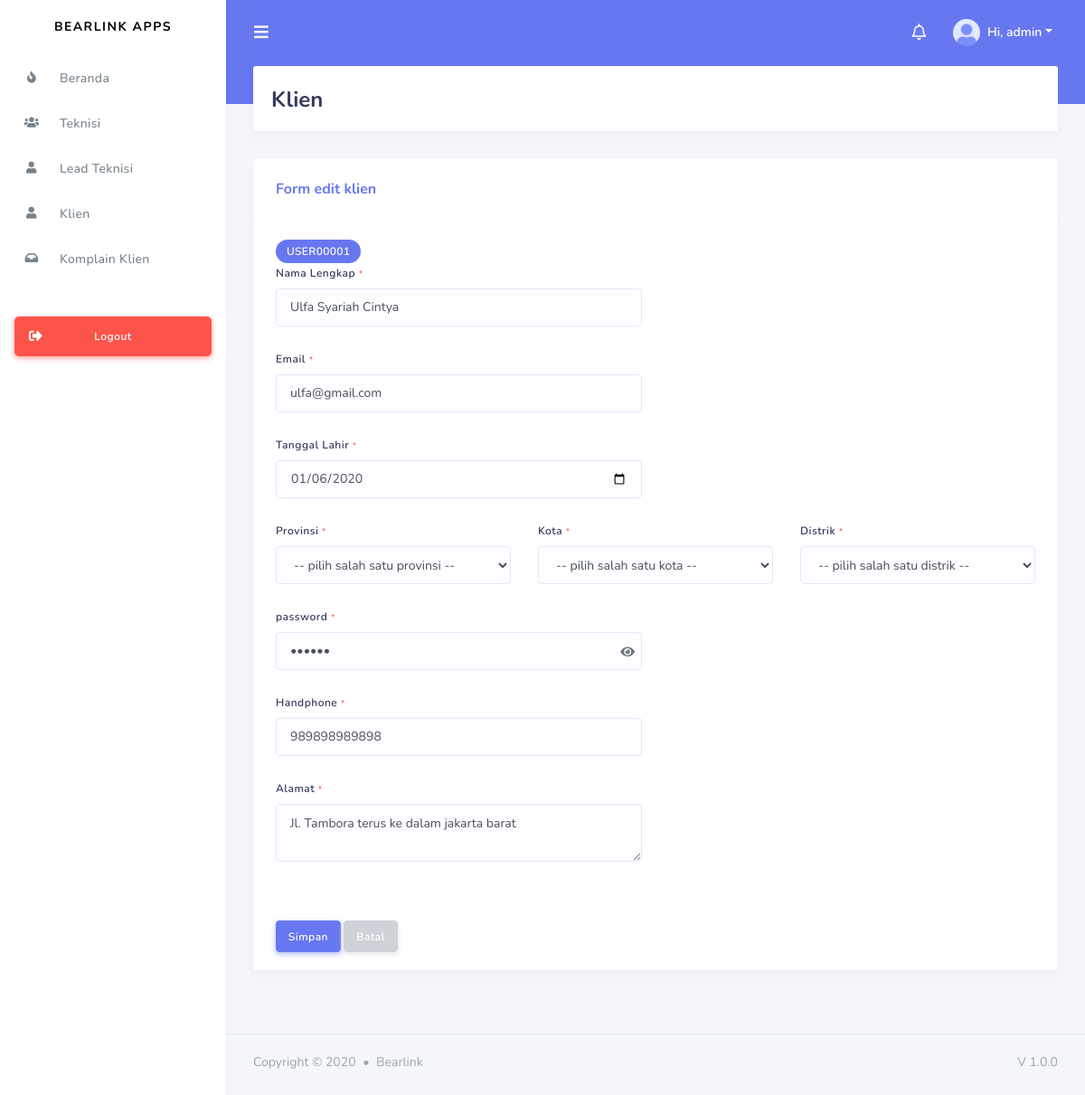
Screenshot of /index.php?page=clientedit&id=USER00001 (signed in) with the database file from the repository.
### tables this page shows
CREATE TABLE `users` (
  `id` varchar(32) NOT NULL,
  `province_id` char(2) DEFAULT NULL,
  `regency_id` char(4) DEFAULT NULL,
  `district_id` char(7) DEFAULT NULL,
  `full_name` varchar(100) NOT NULL,
  `email` varchar(191) NOT NULL,
  `password` varchar(80) NOT NULL,
  `handphone` varchar(12) NOT NULL,
  `date_of_birth` date NOT NULL,
  `full_address` longtext NOT NULL,
  `lat` decimal(10,8) DEFAULT NULL,
  `lng` decimal(11,8) DEFAULT NULL,
  `created_at` timestamp NULL DEFAULT NULL,
  `updated_at` timestamp NULL DEFAULT NULL,
  `deleted_at` timestamp NULL DEFAULT NULL
);

### service.php (called while the page is built, shortened)
<?php
    $role = $_SESSION['role'];
    $email = $_SESSION['email'];
    switch($role){
        case 1:
            $sql = mysqli_query($conn, "SELECT * from admin WHERE email='$email'");
            $auth = mysqli_fetch_array($sql);
        break;
    }
?>

### page/admin/client/clientedit.php (the view, shortened to what this page needs)
<div class="main-content">
    <?php
        $g      = mysqli_query($conn, "SELECT * FROM users WHERE id='$_GET[id]'");
        $data   = mysqli_fetch_array($g);
    ?>
    <section class="section">
        <div class="section-header">
            <h1>Klien</h1>
        </div>
        <div class="row">
            <div class="col-lg-12 col-md-12 col-12 col-sm-12">
                <div class="card">
                    <div class="card-header">
                        <h4>Form edit klien</h4>
                    </div>
                    <div class="card-body">
                        <form action="?page=clienteditpro" method="post" enctype="multipart/form-data">
                            <div class="row">
                                <div class="col-md-6">
                                    <div class="badge badge-primary"><?= $data['id'] ?></div>
                                </div>
                            </div>
                            <div class="row">
                                <div class="col-md-6">
                                    <div class="form-group">
                                        <label>Nama Lengkap <small class="text-danger">*</small></label>
                                        <input type="text" class="form-control" name="fullname" placeholder="masukkan nama lengkap ..." autocomplete="off" value="<?= $data['full_name'] ?>" required>
                                    </div>
                                </div>
                            </div>
                            <div class="row">
                                <div class="col-md-6">
                                    <div class="form-group">
                                        <label>Email <small class="text-danger">*</small></label>
                                        <input type="email" class="form-control" name="email" placeholder="masukkan email ..." autocomplete="off" value="<?= $data['email'] ?>" required>
                                    </div>
                                </div>
                            </div>
                            <div class="row">
                                <div class="col-md-6">
                                    <div class="form-group">
                                        <label>Tanggal Lahir <small class="text-danger">*</small></label>
                                        <input type="date" class="form-control" name="dob" placeholder="masukkan tanggal lahir ..." autocomplete="off" value="<?= date('Y-m-d', strtotime($data['date_of_birth'])) ?>" required>
                                    </div>
                                </div>
                            </div>
                            <div class="row">
                                <div class="col-md-12">
                                    <div class="row">
                                        <div class="col-md-4">
                                            <div class="form-group">
                                                <label>Provinsi <small class="text-danger">*</small></label>
                                                <select class="form-control" name="provincy" id="provincy">
                                                <option style="display:none;">-- pilih salah satu provinsi --</option>
                                                </select>
                                            </div>
                                        </div>
                                        <div class="col-md-4">
                                            <div class="form-group">
                                                <label>Kota <small class="text-danger">*</small></label>
                                                <select class="form-control" name="regency" id="regency">
                                                    <option value="">-- pilih salah satu kota --</option>
                                                </select>
                                            </div>
                                        </div>
                                        <div class="col-md-4">
                                            <div class="form-group">
                                                <label>Distrik <small class="text-danger">*</small></label>
                                                <select class="form-control" name="district" id="district">
                                                    <option value="">-- pilih salah satu distrik --</option>
                                                </select>
                                            </div>
                                        </div>
                                    </div>
                                </div>
                            </div>
                            <div class="row">
                                <div class="col-md-6">
                                    <div class="form-group">
                                        <label>password <small class="text-danger">*</small></label>
                                        <input id="password-field" type="password" class="form-control" name="password" placeholder="masukkan password ..." autocomplete="off" value="<?= $data['password'] ?>" maxlength="10" required>
                                        <span toggle="#password-field" class="fa fa-eye field-icon toggle-password"></span>
                                    </div>
                                </div>
                            </div>
                            <div class="row">
                                <div class="col-md-6">
                                    <div class="form-group">
                                        <label>Handphone <small class="text-danger">*</small></label>
                                        <input type="text" class="form-control" maxlength="12" onkeyup="this.value=this.value.replace(/[^\d]/,'')" name="hp" placeholder="masukkan no hp ..." autocomplete="off" value="<?= $data['handphone'] ?>" required>
                                    </div>
                                </div>
                            </div>
                            <div class="row">
                                <div class="col-md-6">
                                    <div class="form-group">
                                        <label>Alamat <small class="text-danger">*</small></label>
                                        <textarea class="form-control" name="address" placeholder="masukkan alamat ..." autocomplete="off" required><?= $data['full_address'] ?></textarea>
                                    </div>
                                </div>
                            </div>
                    </div>
                    <div class="card-footer">
                        <input type="submit" name="submit" class="btn btn-primary" value="Simpan">
                        <a href="?page=client" class="btn btn-secondary">Batal</a>
                    </div>
                </div>
            </div>
        </div>
    </section>
</div>
<footer class="main-footer">
    <div class="footer-left">
        Copyright &copy; 2020 <div class="bullet"></div> Bearlink
    </div>
    <div class="footer-right">
        V 1.0.0
    </div>
</footer>
</div>
</div>

### header.php (shortened to what this page needs)
<div class="navbar-bg"></div>
<nav class="navbar navbar-expand-lg main-navbar">
<form class="form-inline mr-auto">
    <ul class="navbar-nav mr-3">
    <li><a href="#" data-toggle="sidebar" class="nav-link nav-link-lg"><i class="fas fa-bars"></i></a></li>
    </ul>
</form>
<ul class="navbar-nav navbar-right">
    <li class="dropdown dropdown-list-toggle"><a id="notifikasi" href="#" data-toggle="dropdown" class="nav-link notification-toggle nav-link-lg"><i class="far fa-bell"></i></a>
    </li>
    <li class="dropdown"><a href="#" data-toggle="dropdown" class="nav-link dropdown-toggle nav-link-lg nav-link-user">
    <img alt="image" src="assets/img/avatar/avatar-1.png" class="rounded-circle mr-1">
    <div class="d-sm-none d-lg-inline-block">Hi, <?= $auth['full_name'] ?></div></a>
    </li>
</ul>
</nav>

### index.php (style rules this page uses)
.field-icon { float: right; margin-right: 8px; margin-top: -27px; position: relative; z-index: 2; cursor:pointer; }

### rows the page displays
users: id "USER00001", fullname "Ulfa Syariah Cintya", email "ulfa@gmail.com", dob "01/06/2020", hp "989898989898", address "Jl. Tambora terus ke dalam jakarta barat"

### other values shown
$auth['full_name'] "admin"
